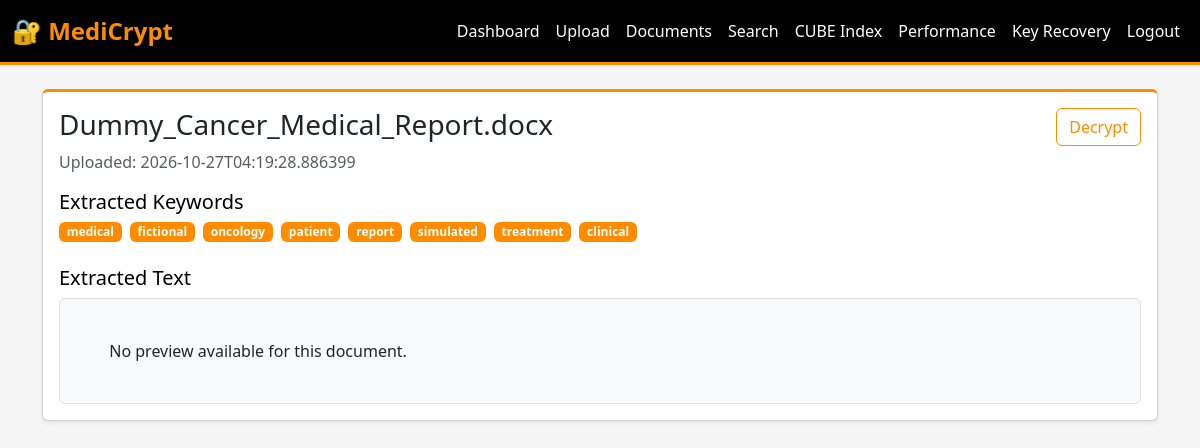
/documents/5 (signed in), run on the app's committed database.
### tables this page shows
CREATE TABLE documents (id INTEGER PRIMARY KEY AUTOINCREMENT, filename TEXT, owner INTEGER, upload_date TEXT, encrypted_path TEXT, aes_key TEXT, FOREIGN KEY(owner) REFERENCES users(id));

CREATE TABLE keywords (id INTEGER PRIMARY KEY AUTOINCREMENT, document_id INTEGER, keyword TEXT, FOREIGN KEY(document_id) REFERENCES documents(id));

### app.py (the view)
    def wrapped_view(**kwargs):
        if "user_id" not in session:
            return redirect(url_for("login"))
        return view(**kwargs)

### app.py (called while the page is built)
def get_db():
    db = getattr(g, "db", None)
    if db is None:
        db = sqlite3.connect(app.config["DATABASE"])
        db.row_factory = sqlite3.Row
        g.db = db
    return db

def login_required(view):
    def wrapped_view(**kwargs):
        if "user_id" not in session:
            return redirect(url_for("login"))
        return view(**kwargs)
    wrapped_view.__name__ = view.__name__
    return wrapped_view

### templates/document_detail.html
{% extends "layout.html" %}
{% block content %}
<div class="card shadow-sm">
  <div class="card-body">
    <div class="d-flex justify-content-between align-items-start mb-3">
      <div>
        <h3 class="card-title">{{ document.filename }}</h3>
        <p class="text-muted mb-0">Uploaded: {{ document.upload_date }}</p>
      </div>
      <a class="btn btn-outline-primary" href="{{ url_for('decrypt', document_id=document.id) }}">Decrypt</a>
    </div>
    <div class="mb-4">
      <h5>Extracted Keywords</h5>
      {% if keywords %}
      <div class="d-flex flex-wrap gap-2">
        {% for keyword in keywords %}
          <span class="badge bg-secondary">{{ keyword }}</span>
        {% endfor %}
      </div>
      {% else %}
      <p class="text-muted">No keywords were extracted from this document.</p>
      {% endif %}
    </div>
    <div>
      <h5>Extracted Text</h5>
      <div class="border rounded p-3 bg-light" style="white-space: pre-wrap; max-height: 420px; overflow:auto;">
        {{ extracted_text or 'No preview available for this document.' }}
      </div>
    </div>
  </div>
</div>
{% endblock %}

### templates/layout.html (style rules this page uses)
:root { --primary-color: #000000; --orange-color: #ff8c00; --dark-bg: #1a1a1a; --light-text: #ffffff; }
body { background-color: #f5f5f5; }
.btn-outline-primary { color: var(--orange-color) !important; border-color: var(--orange-color) !important; }
.card { border-top: 3px solid var(--orange-color); }
.badge { background-color: var(--orange-color) !important; }
h1, h2, h3, h4, h5, h6 { color: var(--primary-color); }

### data on the page
documents: filename "Dummy_Cancer_Medical_Report.docx", upload_date "2026-10-27T04:19:28.886399"
keywords: keyword "medical"
keywords: keyword "fictional"
keywords: keyword "oncology"
keywords: keyword "patient"
keywords: keyword "report"
keywords: keyword "simulated"
keywords: keyword "treatment"
keywords: keyword "clinical"

### other printed values
{{ extracted_text or 'No preview available for this document.' }} "No preview available for this document."
